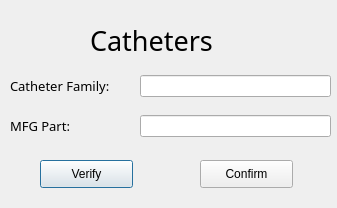
<?xml version="1.0" encoding="UTF-8"?>
<ui version="4.0">
 <class>Dialog</class>
 <widget class="QDialog" name="Dialog">
  <property name="geometry">
   <rect>
    <x>0</x>
    <y>0</y>
    <width>337</width>
    <height>208</height>
   </rect>
  </property>
  <property name="windowTitle">
   <string>Dialog</string>
  </property>
  <widget class="QPushButton" name="check_button">
   <property name="geometry">
    <rect>
     <x>40</x>
     <y>160</y>
     <width>93</width>
     <height>28</height>
    </rect>
   </property>
   <property name="text">
    <string>Verify</string>
   </property>
  </widget>
  <widget class="QLineEdit" name="mfg_text_2">
   <property name="geometry">
    <rect>
     <x>140</x>
     <y>75</y>
     <width>191</width>
     <height>22</height>
    </rect>
   </property>
  </widget>
  <widget class="QPushButton" name="confirm_button">
   <property name="geometry">
    <rect>
     <x>200</x>
     <y>160</y>
     <width>93</width>
     <height>28</height>
    </rect>
   </property>
   <property name="text">
    <string>Confirm</string>
   </property>
  </widget>
  <widget class="QLabel" name="label">
   <property name="geometry">
    <rect>
     <x>10</x>
     <y>110</y>
     <width>91</width>
     <height>31</height>
    </rect>
   </property>
   <property name="font">
    <font>
     <family>Product Sans Light</family>
     <pointsize>10</pointsize>
    </font>
   </property>
   <property name="text">
    <string>MFG Part:</string>
   </property>
  </widget>
  <widget class="QLineEdit" name="mfg_text">
   <property name="geometry">
    <rect>
     <x>140</x>
     <y>115</y>
     <width>191</width>
     <height>22</height>
    </rect>
   </property>
  </widget>
  <widget class="QLabel" name="title">
   <property name="geometry">
    <rect>
     <x>90</x>
     <y>20</y>
     <width>181</width>
     <height>41</height>
    </rect>
   </property>
   <property name="font">
    <font>
     <family>Product Sans</family>
     <pointsize>20</pointsize>
    </font>
   </property>
   <property name="text">
    <string>Catheters</string>
   </property>
  </widget>
  <widget class="QLabel" name="label_2">
   <property name="geometry">
    <rect>
     <x>10</x>
     <y>70</y>
     <width>131</width>
     <height>31</height>
    </rect>
   </property>
   <property name="font">
    <font>
     <family>Product Sans Light</family>
     <pointsize>10</pointsize>
    </font>
   </property>
   <property name="text">
    <string>Catheter Family:</string>
   </property>
  </widget>
 </widget>
 <resources/>
 <connections/>
</ui>
